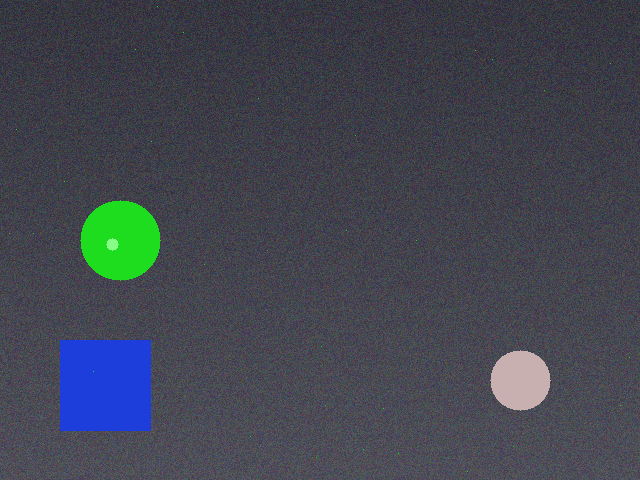
#> input picture assets/samples/sequence/frame_00.png, 640 x 480 px, given in place of the camera
$ python calibrate_hsv.py
#> lines starting #> are read from the running program, lines starting #| are printed output that depends on the picture; after the words box and inside, x2 and y2 are one past the last pixel; in counts of white or black regions, pixels touching at a corner belong together
### src/vision.py
"""Image and video processing for Pixel Quest.

Pipeline applied to every webcam frame (see docs/IVP_MAPPING.md):

    acquire BGR frame -> mirror -> downscale -> Gaussian blur
    -> BGR->HSV -> HSV threshold (binary mask)
    -> morphological opening + closing
    -> external contours -> largest blob above MIN_AREA -> centroid (image moments)
    -> exponential smoothing over time -> frame-to-frame velocity (motion estimate)

Diagnostics additionally compute grey-level frame differencing and a Canny edge
map. This module performs *tracking and motion estimation*; it does not
implement any form of video compression or a video codec.

The pure functions at the top are deterministic and are unit-tested with
synthetic frames. ``VisionTracker`` runs the pipeline on a background thread so
a slow camera never stalls the game loop.
"""

from __future__ import annotations

import json
import math
import threading
import time
from dataclasses import dataclass, field
from pathlib import Path
from typing import Callable, Optional, Tuple

import cv2
import numpy as np

from . import config

Point = Tuple[float, float]


# ---------------------------------------------------------------------------
# HSV colour range
# ---------------------------------------------------------------------------
@dataclass(frozen=True)
class HSVRange:
    """Inclusive HSV bounds in OpenCV units (H 0-179, S/V 0-255).

    When ``lower[0] > upper[0]`` the hue interval wraps around 180, which is
    required for red markers whose hue straddles 0.
    """

    lower: Tuple[int, int, int]
    upper: Tuple[int, int, int]
    name: str = "custom"

    @property
    def wraps_hue(self) -> bool:
        return self.lower[0] > self.upper[0]

    def to_dict(self) -> dict:
        return {"name": self.name, "lower": list(self.lower), "upper": list(self.upper)}

    # [7 lines left out: function from_dict, not called in this run]

    @classmethod
    def preset(cls, name: str) -> "HSVRange":
        lower, upper = config.MARKER_PRESETS[name]
        return cls(tuple(lower), tuple(upper), name)

    def describe(self) -> str:
        (h0, s0, v0), (h1, s1, v1) = self.lower, self.upper
        return f"{self.name}: H{h0}-{h1} S{s0}-{s1} V{v0}-{v1}"


def load_hsv_range(path: Optional[Path] = None) -> Optional[HSVRange]:
    """Load a user-calibrated range, returning None if absent or invalid."""
    try:
        path = Path(path or config.HSV_CONFIG_FILE)
        return HSVRange.from_dict(json.loads(path.read_text(encoding="utf-8")))
    except (OSError, ValueError, KeyError, TypeError):
        return None


# [6 lines left out: function save_hsv_range, not called in this run]


def default_hsv_range() -> HSVRange:
    saved = load_hsv_range()
    if saved is not None:
        return saved
    name = config.DEFAULT_MARKER if config.DEFAULT_MARKER in config.MARKER_PRESETS else "green"
    return HSVRange.preset(name)


# ---------------------------------------------------------------------------
# Pure processing stages
# ---------------------------------------------------------------------------
def preprocess(frame: np.ndarray, size: Optional[Tuple[int, int]] = None,
               blur_ksize: int = config.BLUR_KSIZE, mirror: bool = False) -> np.ndarray:
    """Mirror, downscale and Gaussian-blur a BGR frame (image enhancement)."""
    if mirror:
        frame = cv2.flip(frame, 1)
    if size is not None and (frame.shape[1], frame.shape[0]) != tuple(size):
        frame = cv2.resize(frame, size, interpolation=cv2.INTER_AREA)
    if blur_ksize and blur_ksize > 1:
        k = blur_ksize | 1  # kernel must be odd
        frame = cv2.GaussianBlur(frame, (k, k), 0)
    return frame


def bgr_to_hsv(frame: np.ndarray) -> np.ndarray:
    return cv2.cvtColor(frame, cv2.COLOR_BGR2HSV)


def segment_hsv(hsv: np.ndarray, rng: HSVRange) -> np.ndarray:
    """Threshold an HSV image into a binary mask (255 = marker colour)."""
    lo = np.array(rng.lower, dtype=np.uint8)
    hi = np.array(rng.upper, dtype=np.uint8)
    if rng.wraps_hue:
        upper_part = cv2.inRange(hsv, lo, np.array([179, hi[1], hi[2]], np.uint8))
        lower_part = cv2.inRange(hsv, np.array([0, lo[1], lo[2]], np.uint8), hi)
        return cv2.bitwise_or(upper_part, lower_part)
    return cv2.inRange(hsv, lo, hi)


def make_kernel(size: int = config.MORPH_KERNEL_SIZE) -> np.ndarray:
    """Elliptical structuring element; a disc treats all directions equally."""
    size = max(1, int(size))
    return cv2.getStructuringElement(cv2.MORPH_ELLIPSE, (size, size))


def clean_mask(mask: np.ndarray, kernel_size: int = config.MORPH_KERNEL_SIZE,
               open_iter: int = config.MORPH_OPEN_ITER,
               close_iter: int = config.MORPH_CLOSE_ITER) -> np.ndarray:
    """Morphological opening (remove specks) followed by closing (fill holes)."""
    kernel = make_kernel(kernel_size)
    out = mask
    if open_iter > 0:
        out = cv2.morphologyEx(out, cv2.MORPH_OPEN, kernel, iterations=open_iter)
    if close_iter > 0:
        out = cv2.morphologyEx(out, cv2.MORPH_CLOSE, kernel, iterations=close_iter)
    return out


@dataclass
class Detection:
    found: bool
    x: float = 0.0              # centroid in processed-image pixels
    y: float = 0.0
    area: float = 0.0
    bbox: Optional[Tuple[int, int, int, int]] = None
    contour_count: int = 0      # all external contours, before area filtering
    rejected_small: int = 0     # contours discarded by the min-area rule


def find_marker(mask: np.ndarray, min_area: float = config.MIN_AREA) -> Detection:
    """Locate the largest blob in a binary mask and return its centroid.

    The centroid is computed from image moments: (m10/m00, m01/m00).
    """
    contours, _ = cv2.findContours(mask, cv2.RETR_EXTERNAL, cv2.CHAIN_APPROX_SIMPLE)
    areas = [cv2.contourArea(c) for c in contours]
    valid = [(a, c) for a, c in zip(areas, contours) if a >= min_area]
    if not valid:
        return Detection(False, contour_count=len(contours), rejected_small=len(contours))
    area, best = max(valid, key=lambda item: item[0])
    m = cv2.moments(best)
    x, y, w, h = cv2.boundingRect(best)
    if m["m00"] > 0:
        cx, cy = m["m10"] / m["m00"], m["m01"] / m["m00"]
    else:  # degenerate contour - fall back to the box centre
        cx, cy = x + w / 2.0, y + h / 2.0
    return Detection(True, cx, cy, area, (x, y, w, h), len(contours),
                     len(contours) - len(valid))


# [46 lines left out: functions frame_difference, edge_map, hsv_range_from_sample, centre_roi, not called in this run]


# ---------------------------------------------------------------------------
# Temporal processing
# ---------------------------------------------------------------------------
class PositionSmoother:
    """Exponential moving average of the centroid: p = a*z + (1-a)*p.

    If the marker disappears, the last position is held for ``hold_frames``
    frames so a single dropped detection does not make the ship jump.
    """

    # [21 lines left out: functions __init__, update, not called in this run]

    @property
    def holding(self) -> bool:
        return self.pos is not None and self.missed > 0

    def reset(self) -> None:
        self.pos = None
        self.missed = 0


@dataclass
class MotionInfo:
    dx: float = 0.0             # displacement since previous frame (normalised)
    dy: float = 0.0
    vx: float = 0.0             # smoothed velocity (normalised units / s)
    vy: float = 0.0
    speed: float = 0.0
    direction: str = "--"


class MotionEstimator:
    """Frame-to-frame motion of the tracked centre.

    v_t = (p_t - p_(t-1)) / dt, smoothed with an EMA. This is a simple
    displacement-based motion estimate of one object - not block matching and
    not part of any compression scheme.
    """

    # [36 lines left out: functions __init__, update, direction_name, not called in this run]


# ---------------------------------------------------------------------------
# Whole-frame pipeline
# ---------------------------------------------------------------------------
@dataclass
class VisionSettings:
    hsv_range: HSVRange = field(default_factory=default_hsv_range)
    process_size: Tuple[int, int] = (config.PROCESS_W, config.PROCESS_H)
    blur_ksize: int = config.BLUR_KSIZE
    kernel_size: int = config.MORPH_KERNEL_SIZE
    open_iter: int = config.MORPH_OPEN_ITER
    close_iter: int = config.MORPH_CLOSE_ITER
    min_area: float = config.MIN_AREA
    mirror: bool = config.MIRROR
    extras: bool = False        # compute edge map / frame difference


@dataclass
class FrameResult:
    frame: np.ndarray           # processed (mirrored, resized, blurred) BGR
    raw_mask: np.ndarray        # straight HSV threshold
    mask: np.ndarray            # after morphology
    gray: np.ndarray
    detection: Detection
    point: Optional[Point]      # normalised centroid (0..1) or None
    edges: Optional[np.ndarray] = None
    motion_mask: Optional[np.ndarray] = None
    motion_energy: float = 0.0


def process_frame(frame_bgr: np.ndarray, settings: VisionSettings,
                  prev_gray: Optional[np.ndarray] = None) -> FrameResult:
    """Run the full segmentation pipeline on one frame."""
    small = preprocess(frame_bgr, settings.process_size, settings.blur_ksize, settings.mirror)
    hsv = bgr_to_hsv(small)
    raw = segment_hsv(hsv, settings.hsv_range)
    mask = clean_mask(raw, settings.kernel_size, settings.open_iter, settings.close_iter)
    det = find_marker(mask, settings.min_area)
    h, w = mask.shape[:2]
    point = (det.x / w, det.y / h) if det.found else None
    gray = cv2.cvtColor(small, cv2.COLOR_BGR2GRAY)
    result = FrameResult(small, raw, mask, gray, det, point)
    if settings.extras:
        result.edges = edge_map(gray)
        result.motion_mask, result.motion_energy = frame_difference(prev_gray, gray)
    return result


# ---------------------------------------------------------------------------
# Frame sources
# ---------------------------------------------------------------------------
class SyntheticSource:
    """Project-generated test video: a green disc moving on a noisy background.

    Used for demos and tests on machines without a webcam. It also draws a tiny
    green speck (should be rejected by MIN_AREA / opening) and a blue block (a
    differently coloured distractor). Clearly synthetic - not real camera data.
    """

    # [12 lines left out: function __init__, not called in this run]

    def isOpened(self) -> bool:  # noqa: N802 - mimics cv2.VideoCapture
        return True

    def position(self, i: int) -> Point:
        t = i / self.fps
        return (0.5 + 0.38 * math.sin(t * 0.9), 0.5 + 0.32 * math.sin(t * 1.3 + 0.6))

    # [15 lines left out: function read, not called in this run]

    def release(self) -> None:
        pass


class LoopingVideoSource:
    """Wraps cv2.VideoCapture on a file and rewinds at the end."""

    # [5 lines left out: function __init__, not called in this run]

    def isOpened(self) -> bool:  # noqa: N802
        return self.cap.isOpened()

    # [10 lines left out: function read, not called in this run]

    def release(self) -> None:
        self.cap.release()


def open_camera(index: int):
    """Open a webcam, trying Windows-friendly backends first."""
    backends = []
    if hasattr(cv2, "CAP_DSHOW"):
        backends.append(cv2.CAP_DSHOW)
    if hasattr(cv2, "CAP_MSMF"):
        backends.append(cv2.CAP_MSMF)
    backends.append(cv2.CAP_ANY)
    for backend in backends:
        try:
            cap = cv2.VideoCapture(index, backend)
        except cv2.error:
            continue
        if cap is not None and cap.isOpened():
            cap.set(cv2.CAP_PROP_FRAME_WIDTH, config.CAPTURE_W)
            cap.set(cv2.CAP_PROP_FRAME_HEIGHT, config.CAPTURE_H)
            return cap
        if cap is not None:
            cap.release()
    return None


def make_source_factory(spec) -> Callable[[], object]:
    """Build a source factory from a CLI spec: index, 'synthetic' or a file."""
    spec = str(spec)
    if spec.lower() == "synthetic":
        return SyntheticSource
    if spec.lstrip("-").isdigit():
        return lambda: open_camera(int(spec))
    return lambda: LoopingVideoSource(spec)


# ---------------------------------------------------------------------------
# Threaded tracker
# ---------------------------------------------------------------------------
class TrackerStatus:
    OFF = "OFF"
    CONNECTING = "CONNECTING"
    TRACKING = "TRACKING"
    HOLDING = "HOLDING"         # marker briefly lost, last position kept
    SEARCHING = "SEARCHING"     # camera fine, no marker visible
    NO_CAMERA = "NO CAMERA"
    ERROR = "ERROR"


@dataclass
class TrackerState:
    status: str = TrackerStatus.OFF
    message: str = ""
    position: Optional[Point] = None
    motion: MotionInfo = field(default_factory=MotionInfo)
    result: Optional[FrameResult] = None
    frame_id: int = 0
    fps: float = 0.0
    process_ms: float = 0.0


class VisionTracker:
    """Runs capture + processing on a daemon thread; the game polls snapshot()."""

    MAX_READ_FAILURES = 30

    # [29 lines left out: functions __init__, start, stop, not called in this run]

    @property
    def running(self) -> bool:
        return self._thread is not None and self._thread.is_alive()

    # -- public API ------------------------------------------------------------
    # [5 lines left out: function snapshot, not called in this run]

    def set_hsv_range(self, rng: HSVRange) -> None:
        self.settings.hsv_range = rng
        self.smoother.reset()

    def request_sample(self) -> None:
        """Calibrate from the centre box of the next frame."""
        self._sample_requested = True

    # -- internals -------------------------------------------------------------
    # [69 lines left out: functions _set, _run, not called in this run]

### scripts/calibrate_hsv.py
"""Interactive HSV threshold tuner (OpenCV trackbars).

    python scripts/calibrate_hsv.py                 # webcam 0
    python scripts/calibrate_hsv.py --camera 1
    python scripts/calibrate_hsv.py --camera synthetic
    python scripts/calibrate_hsv.py --preset red

Windows: "Pixel Quest - camera" (frame + detected centre) and
"Pixel Quest - mask" (cleaned binary mask). Drag the sliders until only the
marker is white. Keys: S = save to hsv_config.json (the game loads it on start),
K = sample the colour inside the centre box, Q/Esc = quit without saving.
If H min > H max the hue range wraps around 180 (useful for red).
"""

import argparse
import sys
from pathlib import Path

sys.path.insert(0, str(Path(__file__).resolve().parent.parent))

import cv2  # noqa: E402
import numpy as np  # noqa: E402

from src import config  # noqa: E402
from src.vision import (HSVRange, VisionSettings, bgr_to_hsv, centre_roi, default_hsv_range,  # noqa: E402
                        hsv_range_from_sample, make_source_factory, process_frame, save_hsv_range)

WIN, MASK = "Pixel Quest - camera", "Pixel Quest - mask"
SLIDERS = [("H min", 179), ("S min", 255), ("V min", 255), ("H max", 179), ("S max", 255), ("V max", 255)]


def set_sliders(rng: HSVRange) -> None:
    for (name, _), val in zip(SLIDERS, (*rng.lower, *rng.upper)):
        cv2.setTrackbarPos(name, MASK, int(val))


def read_sliders() -> HSVRange:
    v = [cv2.getTrackbarPos(name, MASK) for name, _ in SLIDERS]
    return HSVRange(tuple(v[:3]), tuple(v[3:]), "custom")


def main() -> int:
    p = argparse.ArgumentParser(description=__doc__, formatter_class=argparse.RawDescriptionHelpFormatter)
    p.add_argument("--camera", default=str(config.CAMERA_INDEX))
    p.add_argument("--preset", choices=sorted(config.MARKER_PRESETS), default=None)
    args = p.parse_args()

    source = make_source_factory(args.camera)()
    if source is None or not source.isOpened():
        print("Could not open the camera. Try --camera 1 or check Windows camera privacy settings.")
        return 1
    start = HSVRange.preset(args.preset) if args.preset else default_hsv_range()
    cv2.namedWindow(WIN)
    cv2.namedWindow(MASK)
    for name, maximum in SLIDERS:
        cv2.createTrackbar(name, MASK, 0, maximum, lambda _v: None)
    set_sliders(start)
    print(__doc__)
    try:
        while True:
            ok, frame = source.read()
#> frame is the input picture: shape (480, 640, 3); mean B, G, R 80.3, 69.6, 65.9
            if not ok:
                print("Camera stopped sending frames.")
                return 1
            settings = VisionSettings(hsv_range=read_sliders())
            res = process_frame(frame, settings)
#> in preprocess, `frame = cv2.flip(frame, 1)`:
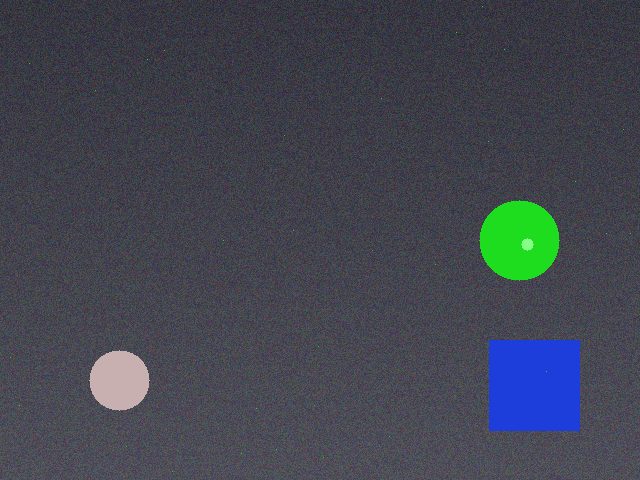
#> frame: shape (480, 640, 3); mean of channels 0, 1, 2 80.3, 69.6, 65.9; drawn as B, G, R
#> in segment_hsv, `return cv2.inRange(hsv, lo, hi)`:
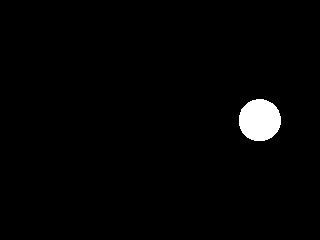
#> returned value: shape (240, 320); 1.8% white; 1 white region
#> in find_marker, `contours, _ = cv2.findContours(mask, cv2.RETR_EXTERNAL, cv2.CHAIN_APPR..`: contours = 1 contour; box (x1, y1, x2, y2) and area: (239, 99, 281, 141) 1342
#> in find_marker, `areas = [cv2.contourArea(c) for c in contours]`: areas = [1341.5]
#> in find_marker, `valid = [(a, c) for a, c in zip(areas, contours) if a >= min_area]`: valid = 1 item
#> in find_marker, `area, best = max(valid, key=lambda item: item[0])`: area = 1341.5; best = contour of 56 points, box (x1, y1, x2, y2) (239, 99, 281, 141), area 1342
#> in find_marker, `m = cv2.moments(best)`: m = moments, m00 1341.5, centre m10/m00, m01/m00 = (259.3, 119.7)
#> in find_marker, `x, y, w, h = cv2.boundingRect(best)`: x = 239; y = 99; w = 42
#> in find_marker, `cx, cy = m["m10"] / m["m00"], m["m01"] / m["m00"]`: cx = 259.3; cy = 119.7
#> in process_frame, `point = (det.x / w, det.y / h) if det.found else None`: point = (0.81, 0.499)
#> in process_frame, `gray = cv2.cvtColor(small, cv2.COLOR_BGR2GRAY)`:
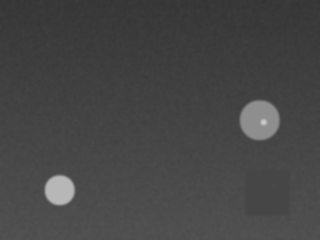
#> gray: shape (240, 320); min 52, max 205, mean 69.8
            view = res.frame.copy()
            h, w = view.shape[:2]
            half = config.SAMPLE_BOX // 2
            cv2.rectangle(view, (w // 2 - half, h // 2 - half), (w // 2 + half, h // 2 + half), (255, 255, 255), 1)
            if res.detection.found:
                x, y, bw, bh = res.detection.bbox
#> x = 239; y = 99; bw = 42; bh = 42
                cv2.rectangle(view, (x, y), (x + bw, y + bh), (0, 255, 255), 1)
                cv2.drawMarker(view, (int(res.detection.x), int(res.detection.y)), (255, 0, 255),
                               cv2.MARKER_CROSS, 14, 2)
#> view: shape (240, 320, 3); mean of channels 0, 1, 2 80.7, 70.1, 66.9
            txt = f"area {res.detection.area:.0f}  {'FOUND' if res.detection.found else 'none'}"
#> txt = 'area 1342  FOUND'
            cv2.putText(view, txt, (6, 18), cv2.FONT_HERSHEY_SIMPLEX, 0.5, (255, 255, 255), 1)
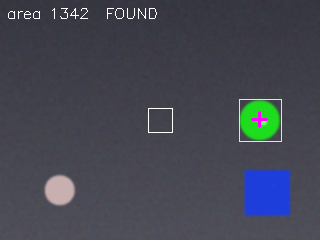
#> view: shape (240, 320, 3); mean of channels 0, 1, 2 81.4, 70.9, 67.7; drawn as B, G, R
            cv2.imshow(WIN, cv2.resize(view, (640, 480), interpolation=cv2.INTER_NEAREST))
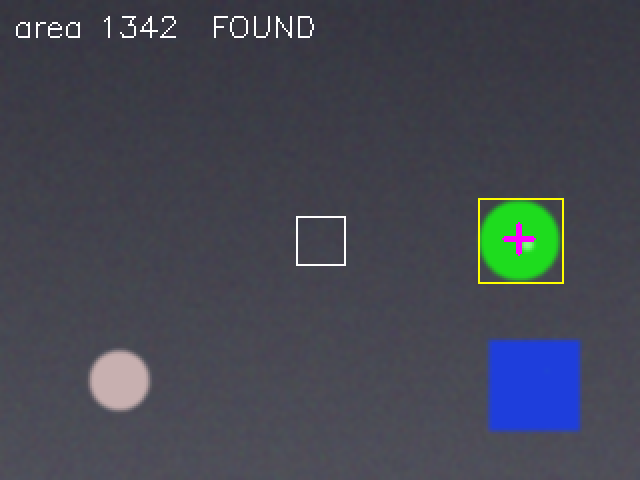
#> window 'Pixel Quest - camera': shape (480, 640, 3); mean B, G, R 81.4, 70.9, 67.7
            cv2.imshow(MASK, cv2.resize(np.hstack([res.raw_mask, res.mask]), (640, 240)))
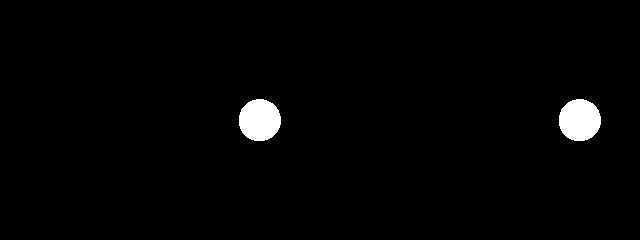
#> window 'Pixel Quest - mask': shape (240, 640); 1.8% white; 2 white regions, box (x1, y1, x2, y2) and area: (239, 99, 281, 141) 1401, (559, 99, 601, 141) 1401
            key = cv2.waitKey(1) & 0xFF
#> (key q is pressed here)
            if key in (ord("q"), 27):
                return 0
            if key == ord("k"):
                rng = hsv_range_from_sample(centre_roi(bgr_to_hsv(res.frame)))
                set_sliders(rng)
                print("Sampled", rng.describe())
            if key == ord("s"):
                rng = read_sliders()
                if save_hsv_range(rng):
                    print(f"Saved {rng.describe()} to {config.HSV_CONFIG_FILE}")
                return 0
    finally:
        source.release()
        cv2.destroyAllWindows()


if __name__ == "__main__":
    sys.exit(main())
#> (the program exits here)

$ run again, on assets/samples/sequence/frame_01.png
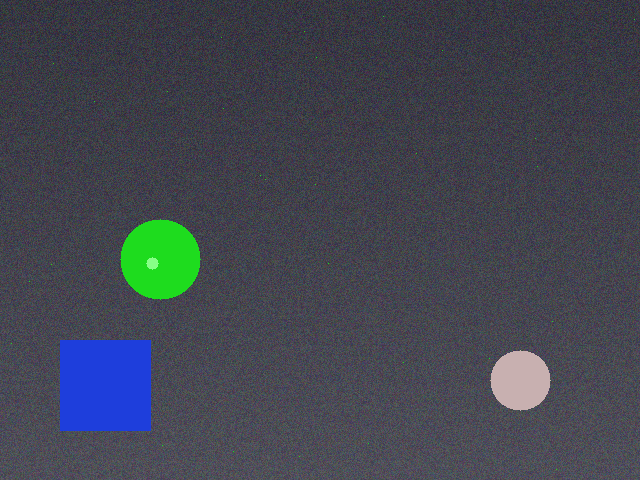
#> input picture assets/samples/sequence/frame_01.png, 640 x 480 px, given in place of the camera
#> in main, frame is the input picture: shape (480, 640, 3); mean B, G, R 80.2, 69.6, 65.9
#> in segment_hsv, `return cv2.inRange(hsv, lo, hi)`:
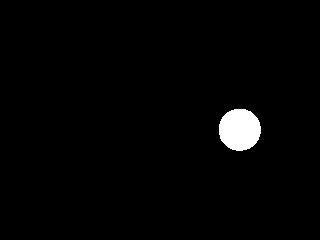
#> returned value: shape (240, 320); 1.8% white; 1 white region, box (x1, y1, x2, y2) and area: (219, 109, 261, 151) 1403
#> out: shape (240, 320); 1.8% white; 1 white region
#> contours = 1 contour; box (x1, y1, x2, y2) and area: (219, 109, 261, 151) 1342
#> areas = [1341.5]
#> valid = 1 item
#> area = 1341.5; best = contour of 56 points, box (x1, y1, x2, y2) (219, 109, 261, 151), area 1342
#> m = moments, m00 1341.5, centre m10/m00, m01/m00 = (239.3, 129.3)
#> in find_marker, `x, y, w, h = cv2.boundingRect(best)`: x = 219; y = 109; w = 42
#> cx = 239.3; cy = 129.3
#> point = (0.748, 0.539)
#> in main, `x, y, bw, bh = res.detection.bbox`: x = 219; y = 109; bw = 42
#> txt = 'area 1342  FOUND'
#> in main, `cv2.imshow(MASK, cv2.resize(np.hstack([res.raw_mask, res.mask]), (640,..`:
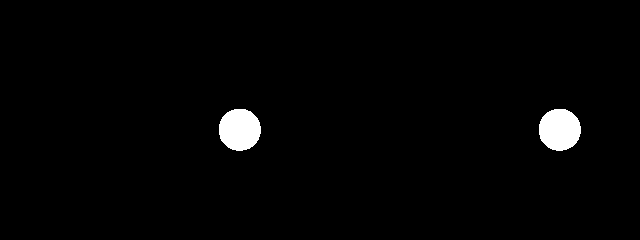
#> window 'Pixel Quest - mask': shape (240, 640); 1.8% white; 2 white regions, box (x1, y1, x2, y2) and area: (219, 109, 261, 151) 1403, (539, 109, 581, 151) 1401
